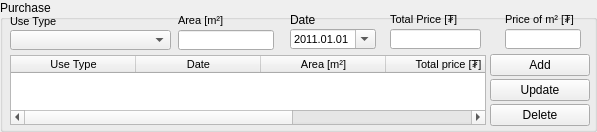
    <widget class="QGroupBox" name="home_purchase_gbox">
     <property name="geometry">
      <rect>
       <x>233</x>
       <y>3</y>
       <width>597</width>
       <height>132</height>
      </rect>
     </property>
     <property name="title">
      <string>Purchase</string>
     </property>
     <widget class="QLabel" name="label_36">
      <property name="geometry">
       <rect>
        <x>290</x>
        <y>10</y>
        <width>86</width>
        <height>20</height>
       </rect>
      </property>
      <property name="minimumSize">
       <size>
        <width>0</width>
        <height>20</height>
       </size>
      </property>
      <property name="maximumSize">
       <size>
        <width>16777215</width>
        <height>20</height>
       </size>
      </property>
      <property name="text">
       <string>Date</string>
      </property>
     </widget>
     <widget class="QLabel" name="decisionDateLabel_5">
      <property name="geometry">
       <rect>
        <x>390</x>
        <y>6</y>
        <width>91</width>
        <height>20</height>
       </rect>
      </property>
      <property name="minimumSize">
       <size>
        <width>0</width>
        <height>20</height>
       </size>
      </property>
      <property name="maximumSize">
       <size>
        <width>16777215</width>
        <height>20</height>
       </size>
      </property>
      <property name="font">
       <font>
        <pointsize>8</pointsize>
       </font>
      </property>
      <property name="text">
       <string>Total Price [₮]</string>
      </property>
      <property name="alignment">
       <set>Qt::AlignBottom|Qt::AlignLeading|Qt::AlignLeft</set>
      </property>
     </widget>
     <widget class="QDateEdit" name="purchase_dateEdit">
      <property name="geometry">
       <rect>
        <x>290</x>
        <y>29</y>
        <width>86</width>
        <height>20</height>
       </rect>
      </property>
      <property name="minimumSize">
       <size>
        <width>0</width>
        <height>20</height>
       </size>
      </property>
      <property name="maximumSize">
       <size>
        <width>16777215</width>
        <height>20</height>
       </size>
      </property>
      <property name="font">
       <font>
        <pointsize>8</pointsize>
       </font>
      </property>
      <property name="dateTime">
       <datetime>
        <hour>0</hour>
        <minute>0</minute>
        <second>0</second>
        <year>2011</year>
        <month>1</month>
        <day>1</day>
       </datetime>
      </property>
      <property name="displayFormat">
       <string>yyyy.MM.dd</string>
      </property>
      <property name="calendarPopup">
       <bool>true</bool>
      </property>
     </widget>
     <widget class="QPushButton" name="purchase_add_button">
      <property name="geometry">
       <rect>
        <x>490</x>
        <y>54</y>
        <width>100</width>
        <height>22</height>
       </rect>
      </property>
      <property name="sizePolicy">
       <sizepolicy hsizetype="Fixed" vsizetype="Fixed">
        <horstretch>0</horstretch>
        <verstretch>0</verstretch>
       </sizepolicy>
      </property>
      <property name="minimumSize">
       <size>
        <width>0</width>
        <height>22</height>
       </size>
      </property>
      <property name="maximumSize">
       <size>
        <width>100</width>
        <height>22</height>
       </size>
      </property>
      <property name="text">
       <string>Add</string>
      </property>
     </widget>
     <widget class="QPushButton" name="purchase_update_button">
      <property name="geometry">
       <rect>
        <x>490</x>
        <y>79</y>
        <width>100</width>
        <height>22</height>
       </rect>
      </property>
      <property name="sizePolicy">
       <sizepolicy hsizetype="Fixed" vsizetype="Fixed">
        <horstretch>0</horstretch>
        <verstretch>0</verstretch>
       </sizepolicy>
      </property>
      <property name="minimumSize">
       <size>
        <width>0</width>
        <height>22</height>
       </size>
      </property>
      <property name="maximumSize">
       <size>
        <width>100</width>
        <height>22</height>
       </size>
      </property>
      <property name="text">
       <string>Update</string>
      </property>
     </widget>
     <widget class="QPushButton" name="purchase_delete_button">
      <property name="geometry">
       <rect>
        <x>490</x>
        <y>104</y>
        <width>100</width>
        <height>22</height>
       </rect>
      </property>
      <property name="minimumSize">
       <size>
        <width>0</width>
        <height>22</height>
       </size>
      </property>
      <property name="maximumSize">
       <size>
        <width>100</width>
        <height>22</height>
       </size>
      </property>
      <property name="text">
       <string>Delete</string>
      </property>
     </widget>
     <widget class="QLineEdit" name="purchase_price_edit">
      <property name="geometry">
       <rect>
        <x>390</x>
        <y>29</y>
        <width>91</width>
        <height>20</height>
       </rect>
      </property>
      <property name="minimumSize">
       <size>
        <width>0</width>
        <height>20</height>
       </size>
      </property>
      <property name="maximumSize">
       <size>
        <width>16777215</width>
        <height>20</height>
       </size>
      </property>
      <property name="font">
       <font>
        <pointsize>8</pointsize>
       </font>
      </property>
      <property name="inputMask">
       <string/>
      </property>
     </widget>
     <widget class="QTableWidget" name="purchase_twidget">
      <property name="geometry">
       <rect>
        <x>10</x>
        <y>55</y>
        <width>476</width>
        <height>70</height>
       </rect>
      </property>
      <property name="font">
       <font>
        <pointsize>8</pointsize>
       </font>
      </property>
      <attribute name="horizontalHeaderDefaultSectionSize">
       <number>125</number>
      </attribute>
      <column>
       <property name="text">
        <string>Use Type</string>
       </property>
      </column>
      <column>
       <property name="text">
        <string>Date</string>
       </property>
      </column>
      <column>
       <property name="text">
        <string>Area [m²]</string>
       </property>
      </column>
      <column>
       <property name="text">
        <string>Total price [₮]</string>
       </property>
      </column>
      <column>
       <property name="text">
        <string>Price of m² [₮]</string>
       </property>
      </column>
     </widget>
     <widget class="QLabel" name="decisionDateLabel_10">
      <property name="geometry">
       <rect>
        <x>178</x>
        <y>7</y>
        <width>147</width>
        <height>20</height>
       </rect>
      </property>
      <property name="minimumSize">
       <size>
        <width>0</width>
        <height>20</height>
       </size>
      </property>
      <property name="maximumSize">
       <size>
        <width>16777215</width>
        <height>20</height>
       </size>
      </property>
      <property name="font">
       <font>
        <pointsize>8</pointsize>
       </font>
      </property>
      <property name="text">
       <string>Area [m²]</string>
      </property>
      <property name="alignment">
       <set>Qt::AlignBottom|Qt::AlignLeading|Qt::AlignLeft</set>
      </property>
     </widget>
     <widget class="QLineEdit" name="purchase_area_edit">
      <property name="geometry">
       <rect>
        <x>178</x>
        <y>30</y>
        <width>96</width>
        <height>20</height>
       </rect>
      </property>
      <property name="minimumSize">
       <size>
        <width>0</width>
        <height>20</height>
       </size>
      </property>
      <property name="maximumSize">
       <size>
        <width>16777215</width>
        <height>20</height>
       </size>
      </property>
      <property name="font">
       <font>
        <pointsize>8</pointsize>
       </font>
      </property>
     </widget>
     <widget class="QLabel" name="applicationDateLabel_6">
      <property name="geometry">
       <rect>
        <x>10</x>
        <y>8</y>
        <width>175</width>
        <height>20</height>
       </rect>
      </property>
      <property name="minimumSize">
       <size>
        <width>0</width>
        <height>20</height>
       </size>
      </property>
      <property name="maximumSize">
       <size>
        <width>16777215</width>
        <height>20</height>
       </size>
      </property>
      <property name="font">
       <font>
        <pointsize>8</pointsize>
       </font>
      </property>
      <property name="text">
       <string>Use Type</string>
      </property>
      <property name="alignment">
       <set>Qt::AlignBottom|Qt::AlignLeading|Qt::AlignLeft</set>
      </property>
     </widget>
     <widget class="QComboBox" name="purchase_use_type_cbox">
      <property name="geometry">
       <rect>
        <x>10</x>
        <y>30</y>
        <width>161</width>
        <height>20</height>
       </rect>
      </property>
      <property name="minimumSize">
       <size>
        <width>0</width>
        <height>20</height>
       </size>
      </property>
      <property name="maximumSize">
       <size>
        <width>16777215</width>
        <height>20</height>
       </size>
      </property>
     </widget>
     <widget class="QLineEdit" name="purchase_price_if_m2">
      <property name="geometry">
       <rect>
        <x>505</x>
        <y>29</y>
        <width>76</width>
        <height>20</height>
       </rect>
      </property>
      <property name="minimumSize">
       <size>
        <width>0</width>
        <height>20</height>
       </size>
      </property>
      <property name="maximumSize">
       <size>
        <width>16777215</width>
        <height>20</height>
       </size>
      </property>
      <property name="font">
       <font>
        <pointsize>8</pointsize>
       </font>
      </property>
      <property name="inputMask">
       <string/>
      </property>
      <property name="readOnly">
       <bool>true</bool>
      </property>
     </widget>
     <widget class="QLabel" name="decisionDateLabel_11">
      <property name="geometry">
       <rect>
        <x>505</x>
        <y>6</y>
        <width>86</width>
        <height>20</height>
       </rect>
      </property>
      <property name="minimumSize">
       <size>
        <width>0</width>
        <height>20</height>
       </size>
      </property>
      <property name="maximumSize">
       <size>
        <width>16777215</width>
        <height>20</height>
       </size>
      </property>
      <property name="font">
       <font>
        <pointsize>8</pointsize>
       </font>
      </property>
      <property name="text">
       <string>Price of m² [₮]</string>
      </property>
      <property name="alignment">
       <set>Qt::AlignBottom|Qt::AlignLeading|Qt::AlignLeft</set>
      </property>
     </widget>
    </widget>
